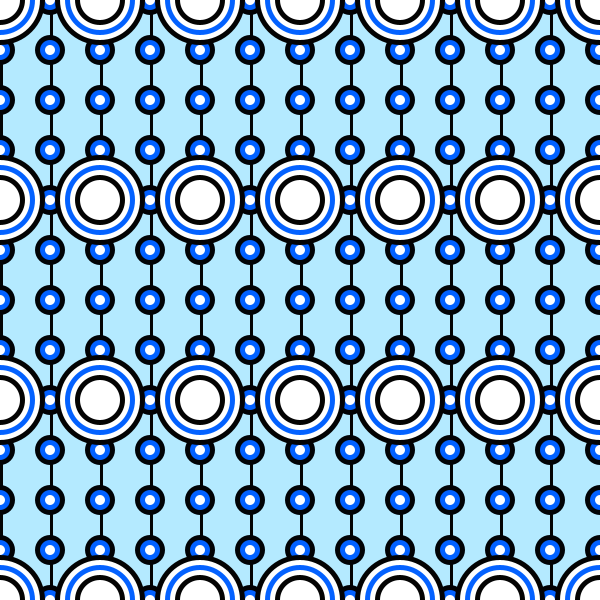
Frame 1 (no input)
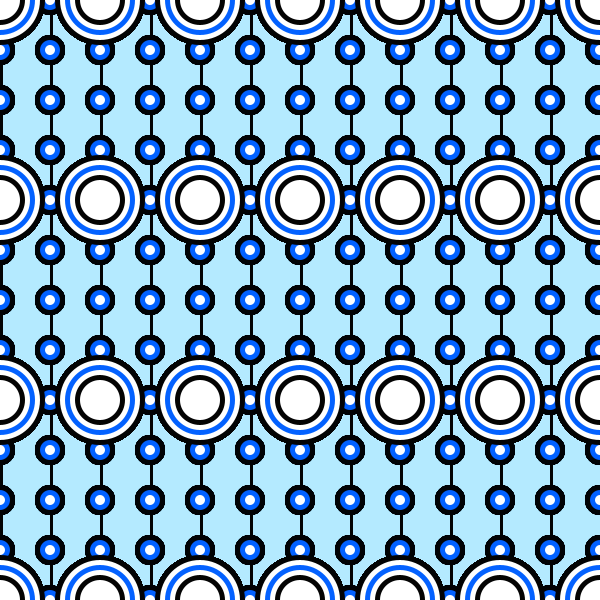
Frame 60 (the mouse pressed at the canvas centre just before this capture)
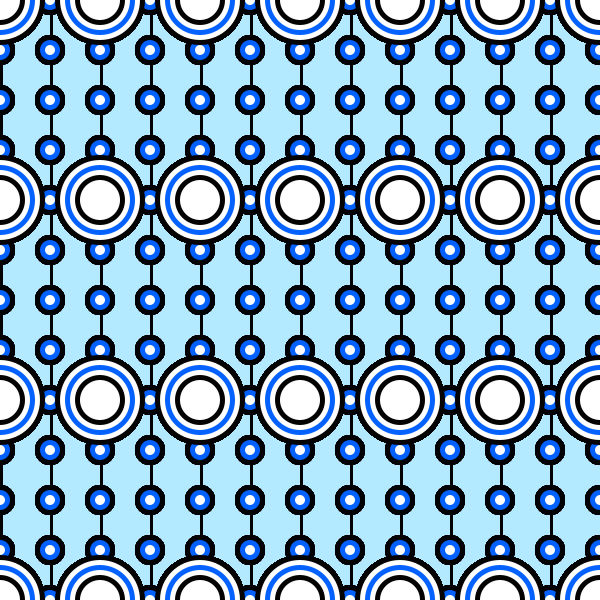
Frame 120 (the mouse held since frame 60 and released just before this capture)

The Processing sketch that drew these frames (run headless with seeded random() and noise(); from frame 60 on, the mouse is pressed at the canvas centre):

// Processing sketch: processing_72409
// ── processing_72409.pde

void setup(){
  size(600,600);
    background(180,234,255);

     
  
}
void draw(){
  

  
      
     
  smooth();
  noStroke();
 
 
 for(int m = 0; m<700; m=m+50){

fill(3,3,3);    
rect(m,0,3,600);
  
}
 
 
 
 
 for(int i = 0; i<700; i=i+50){
  for(int x = 0; x<700; x=x+50){

 

fill(0,2,5);
ellipse(i,x,30,30);
fill(3,3,3);
ellipse(i,x,25,25);
fill(3,97,255);
ellipse(i,x,20,20);
fill(255,255,255);
ellipse(i,x,10,10);
fill(255,255,255);
ellipse(i,x,5,5);
fill(255,255,255);
ellipse(i,x,2,2);
 }
 }
 

//


 for(int r= 0; r<700; r=r+100){
  for(int p = 0; p<700; p=p+200){

fill(3,3,3);
ellipse(r,p,90,90);
fill(255,255,255);
ellipse(r,p,80,80);
fill(3,97,255);
ellipse(r,p,70,70);
fill(255,255,255);
ellipse(r,p,60,60);
fill(3,3,3);
ellipse(r,p,50,50);
fill(255,255,255);
ellipse(r,p,40,40);
  }
 }
 

}
//





  
